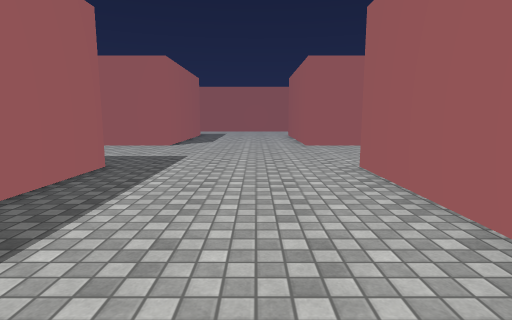
[1] (above)

16 first-person views from a walk through a scene from a Unity 3-D project. The camera is 1.3 m above the floor, tilts 8° down and sees 80° across. Doors are open. The floor is counted in squares, 1 m on a side. Each view is taken from the middle of a square. On the plan, view 1 faces up. The plan holds only what a view shows up to about 14 squares ahead; the rest is blank. The place goes on beyond the plan. The player is left out. Surface patterns are stand-ins for the level's own textures.

[2]
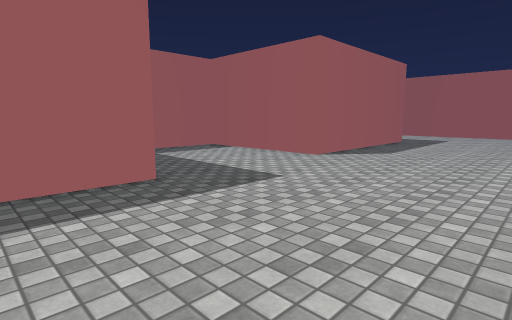

[3]
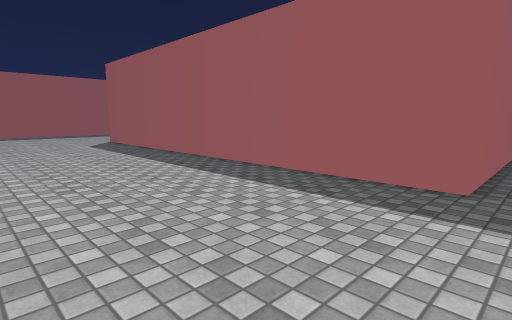

[4]
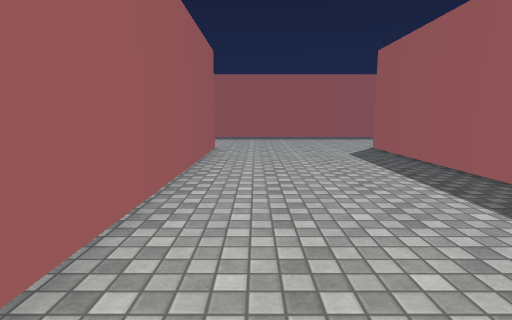

[5]
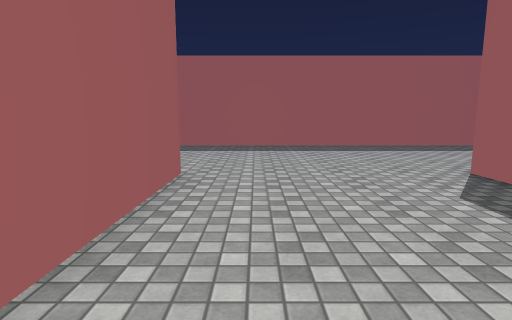

[6]
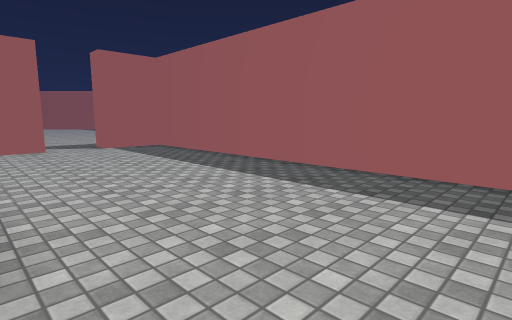

[7]
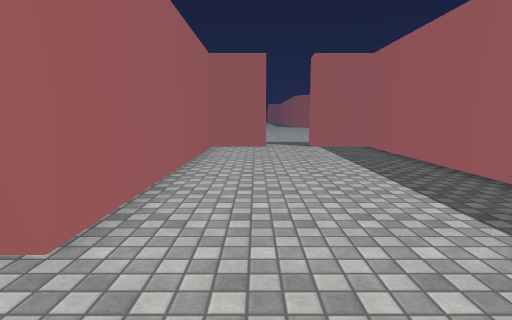

[8]
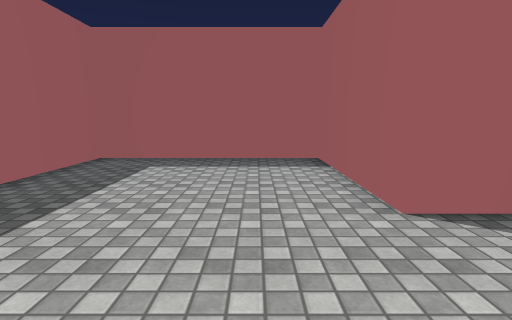

[9]
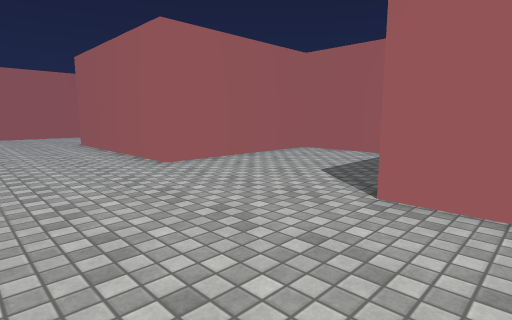

[10]
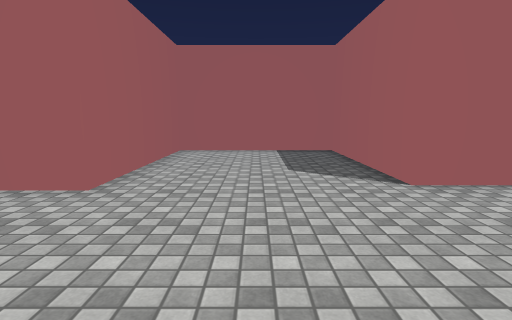

[11]
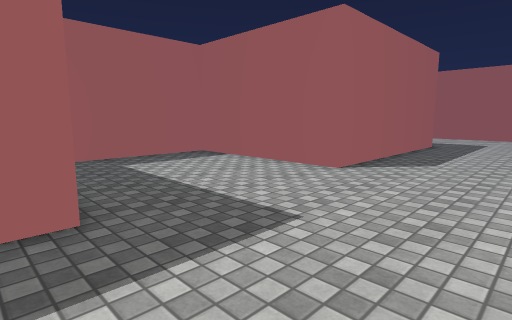

[12]
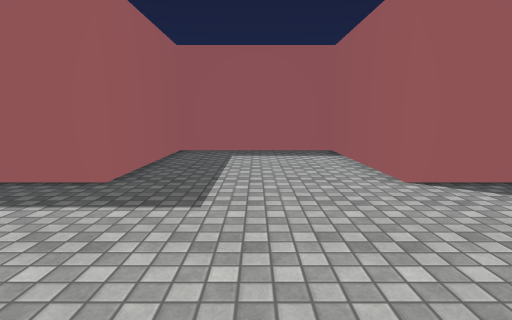

[13]
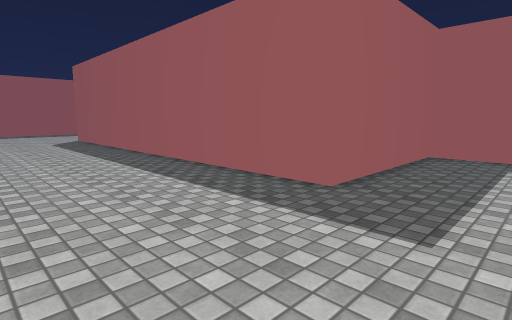

[14]
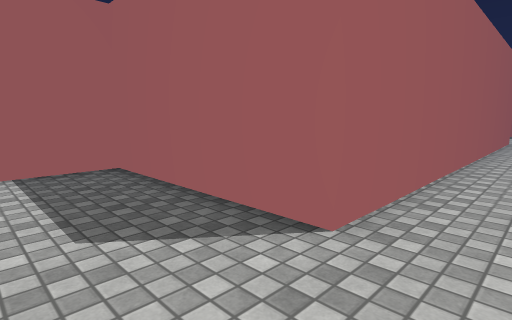

[15]
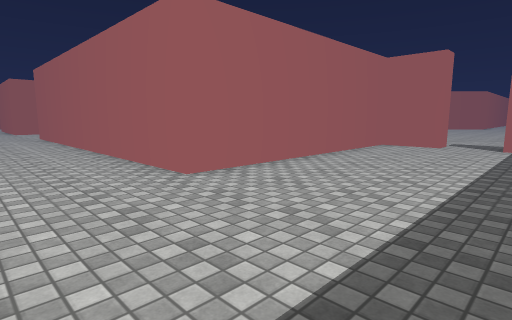

[16]
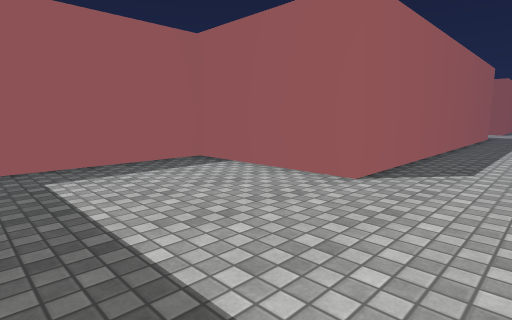

### Floor plan
Points are (right, up) in squares from view 1. A wall is a line through its corners. A room is listed if a view was taken in it or the views show most of it. See-through windows are left out.
Room 1 (views 1, 2, 3, 4, 5, 6, 7, 8, 9, 10, 11, 12, 13, 14, 15, 16)
walls: (13.5, -10.5) (13.5, -8) (2.7, -8) (2.7, 8) (9, 8) (9, 14) (2.3, 14) (2.3, 20.5); (-4, 20.5) (-4, 14) (-10, 14) (-10, 8) (-4, 8) (-4, -8) (-9.7, -8) (-9.7, -15) (13.5, -15) (13.5, -12.5)

Where each view was taken, in squares from view 1:
view 1: 0 up, 0 right, facing up
view 2: 5 up, 2 right, facing up-left
view 3: 9 up, 2 right, facing down-left
view 4: 5 up, 1 right, facing down
view 5: 1 down, 1 right, facing down
view 6: 8 down, 0 right, facing down-right
view 7: 10 down, 0 right, facing right
view 8: 10 down, 0 right, facing left
view 9: 6 up, 2 left, facing up-right
view 10: 11 up, 3 left, facing right
view 11: 7 up, 0 right, facing up-left
view 12: 11 up, 2 right, facing left
view 13: 11 up, 1 right, facing down-left
view 14: 11 up, 1 right, facing down-right
view 15: 14 down, 1 left, facing up-right
view 16: 14 down, 1 left, facing up-left
